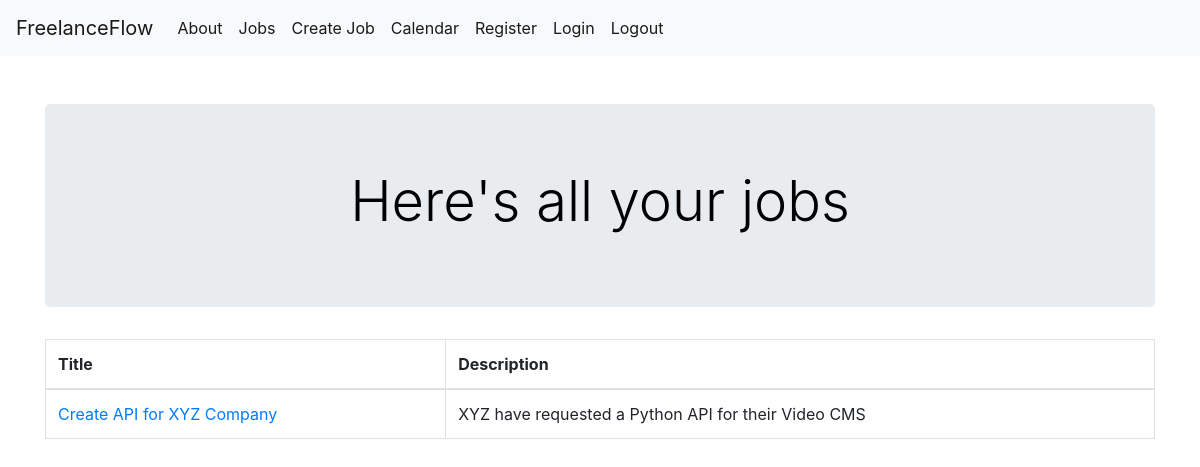
Page /jobs (signed in) on the earlier database version.
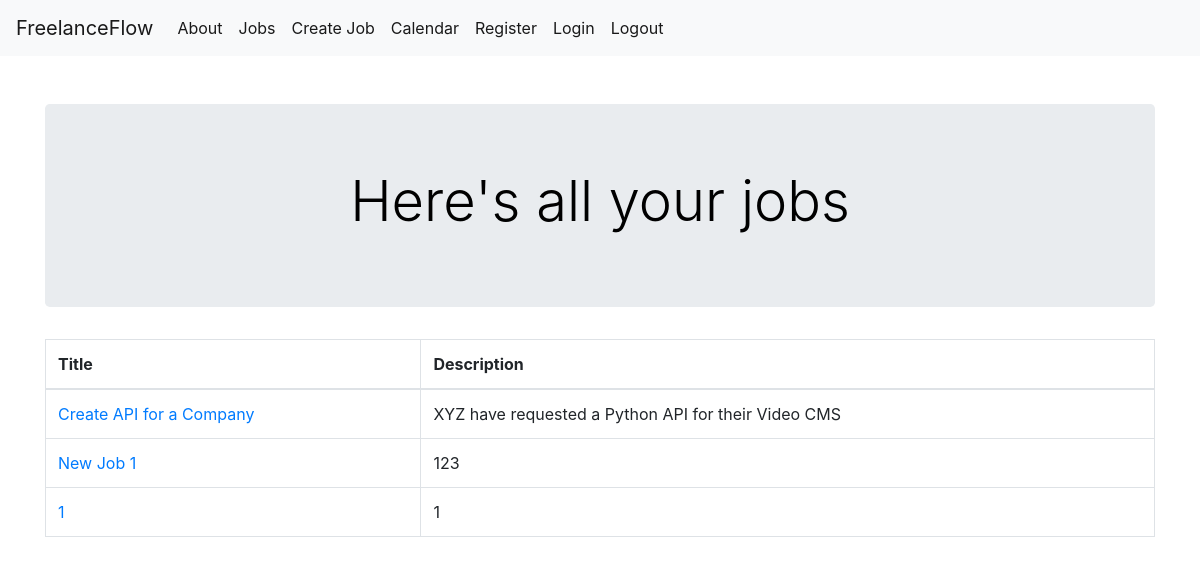
Same page on the later database version.
### tables this page shows
CREATE TABLE Jobs (
    jobid INTEGER PRIMARY KEY AUTOINCREMENT,
    title TEXT NOT NULL,
    description TEXT NOT NULL,
    datecreated TEXT NOT NULL,
    deadline TEXT NOT NULL,
    status TEXT NOT NULL,
    quotation REAL NOT NULL,
    createdby INTEGER,
    FOREIGN KEY (createdby) REFERENCES Users(userid)
);

### application.py (the view)
@app.route('/jobs')
@login_required
def jobs():
    conn = database_connection()
    Jobs = conn.execute('SELECT * FROM Jobs WHERE createdby = ?', (current_user.id,)).fetchall()
    conn.close()
    return render_template('jobs.html', Jobs=Jobs)

### application.py (called while the page is built)
def database_connection():
    conn = sqlite3.connect('freelanceflow.db')
    conn.row_factory = sqlite3.Row
    return conn

@login_manager.user_loader
def load_user(user_id):
    conn = database_connection()
    user_data = conn.execute('SELECT * FROM Users WHERE userid = ?', (user_id,)).fetchone()
    conn.close()
    if user_data is None:
        return None
    user = User(user_data['userid'], user_data['emailaddress'], user_data['password'], user_data['firstname'], user_data['lastname'], user_data['username'], user_data['accounttype'])
    return user

### templates/jobs.html (shortened to what this page needs)
{% extends 'base.html' %}
{% block jumbotron_title %} Here's all your jobs {% endblock %}
{% block content %}
    <div class="container">
        <table class="table table-bordered table-hover">
            <thead>
                <tr>
                    <th>Title</th>
                    <th>Description</th>
                </tr>
            </thead>
            <tbody>
                {% for Job in Jobs %}
                    <tr>
                        <td><a href="{{ url_for('job', job_id=Job['jobid']) }}">{{ Job['title'] }}</a></td>
                        <td>{{ Job['description'] }}</td>
                    </tr>
                {% endfor %}
            </tbody>
        </table>
    </div>
{% endblock %}

### templates/base.html (shortened to what this page needs)
<!doctype html>
<html lang="en">
  <head>
    <link rel="stylesheet" href="https://cdn.jsdelivr.net/npm/bootstrap@4.4.1/dist/css/bootstrap.min.css">
    <link rel="stylesheet" href="../static/css/style.css">
  </head>
  <body>
    <nav class="navbar navbar-expand-md navbar-light bg-light">
        <a class="navbar-brand" href="{{ url_for('index')}}">FreelanceFlow</a>
        <div class="collapse navbar-collapse" id="navbarNav">
            <ul class="navbar-nav">
              <li class="nav-item active">
                  <a class="nav-link" href="{{ url_for('about')}}">About</a>
              </li>
              <li class="nav-item active">
                <a class="nav-link" href="{{ url_for('jobs')}}">Jobs</a>
              </li>
              <li class="nav-item active">
                <a class="nav-link" href="{{ url_for('createjob')}}">Create Job</a>
              </li>
              <li class="nav-item active">
                <a class="nav-link" href="{{ url_for('calendar')}}">Calendar</a>
              </li>
              <li class="nav-item active">
                <a class="nav-link" href="{{ url_for('register')}}">Register</a>
              </li>
              <li class="nav-item active">
                <a class="nav-link" href="{{ url_for('login')}}">Login</a>
              </li>
              <li class="nav-item active">
                <a class="nav-link" href="{{ url_for('logout')}}">Logout</a>
              </li>
            </ul>
        </div>
    </nav>
      <div class="content">
        <div class="container mt-5">
          <div class="jumbotron text-center">
              <h1 class="display-4">{% block jumbotron_title %}{% endblock %}</h1>
          </div>
      </div>
      {% block content %} {% endblock %}
    </div>
  </body>
</html>

### static/css/style.css (style rules this page uses)
h1 { color: rgb(0, 0, 0); text-align: center; }

Differences in the rows shown:
changed Jobs "XYZ have requested a Python API for their Video CMS": title "Create API for XYZ Company" → "Create API for a Company"
added Jobs: title "New Job 1", description "123"
added Jobs: title "1", description "1"
